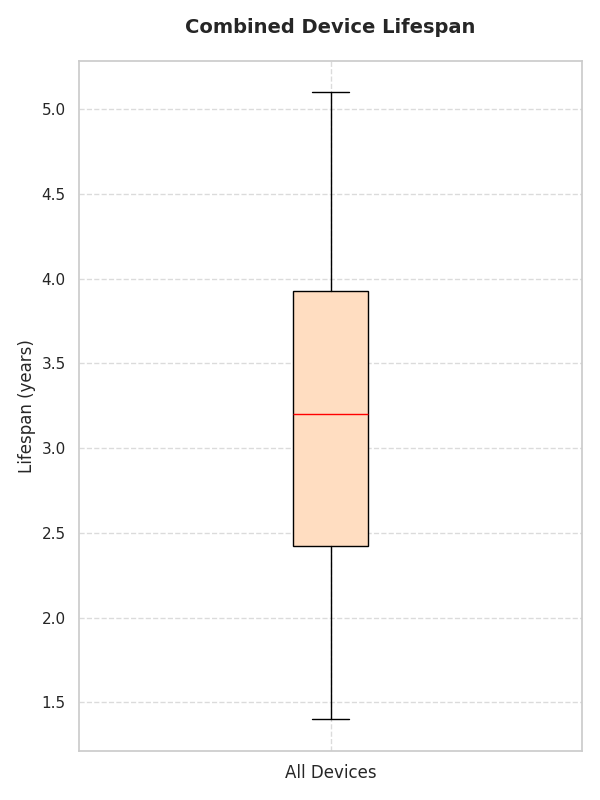

Python code for this plot:
import matplotlib.pyplot as plt

# Define the lifespan data for a single category in years
all_devices_lifespan = [2.5, 3, 2.8, 3.2, 2.9, 3.5, 3.1, 2.6, 3, 3.3, 
                        4, 4.5, 3.8, 5, 4.2, 4.7, 4.1, 4.4, 5.1, 4.8, 
                        3, 3.5, 3.2, 4, 3.1, 3.8, 3.9, 3.3, 3.6, 3.7, 
                        1.5, 2, 1.8, 1.9, 2.1, 2.2, 1.7, 1.6, 2, 1.4]

fig, ax = plt.subplots(figsize=(6, 8))
ax.boxplot(all_devices_lifespan, vert=True, patch_artist=True, 
           boxprops=dict(facecolor='#FFDDC1', color='black'), 
           whiskerprops=dict(color='black'), 
           capprops=dict(color='black'), 
           medianprops=dict(color='red'))

ax.set_title('Combined Device Lifespan', fontsize=14, weight='bold', pad=20)
ax.set_ylabel('Lifespan (years)', fontsize=12)
ax.set_xticklabels(['All Devices'], fontsize=12)
ax.grid(True, linestyle='--', alpha=0.7)
plt.tight_layout()
plt.show()
